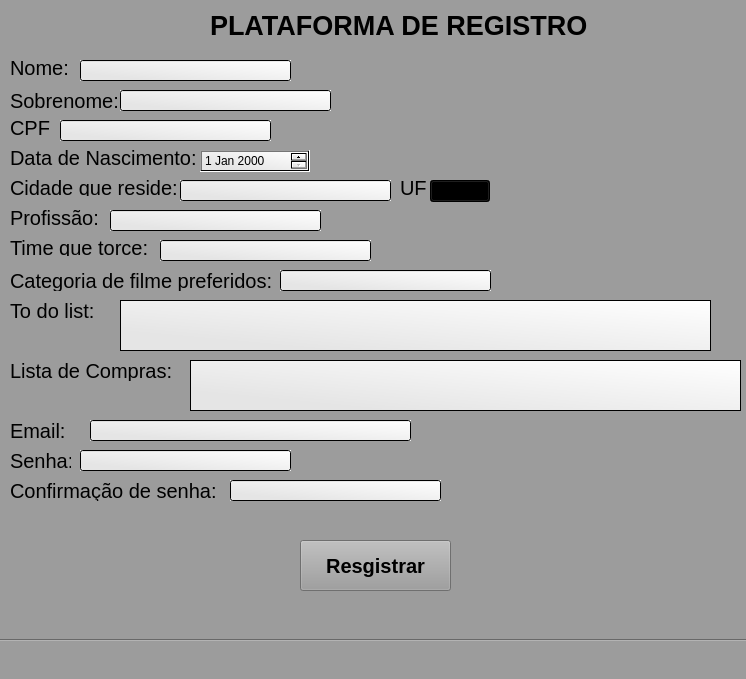
<?xml version="1.0" encoding="UTF-8"?>
<ui version="4.0">
 <class>MainWindow</class>
 <widget class="QMainWindow" name="MainWindow">
  <property name="geometry">
   <rect>
    <x>0</x>
    <y>0</y>
    <width>746</width>
    <height>679</height>
   </rect>
  </property>
  <property name="font">
   <font>
    <weight>75</weight>
    <bold>true</bold>
   </font>
  </property>
  <property name="windowTitle">
   <string>MainWindow</string>
  </property>
  <property name="styleSheet">
   <string notr="true">background-color: rgb(156, 156, 156);</string>
  </property>
  <property name="documentMode">
   <bool>false</bool>
  </property>
  <widget class="QWidget" name="centralwidget">
   <widget class="QLabel" name="label">
    <property name="geometry">
     <rect>
      <x>210</x>
      <y>0</y>
      <width>381</width>
      <height>51</height>
     </rect>
    </property>
    <property name="font">
     <font>
      <pointsize>20</pointsize>
      <weight>75</weight>
      <bold>true</bold>
     </font>
    </property>
    <property name="text">
     <string>PLATAFORMA DE REGISTRO</string>
    </property>
   </widget>
   <widget class="QLabel" name="label_2">
    <property name="geometry">
     <rect>
      <x>10</x>
      <y>60</y>
      <width>61</width>
      <height>16</height>
     </rect>
    </property>
    <property name="font">
     <font>
      <pointsize>15</pointsize>
     </font>
    </property>
    <property name="text">
     <string>Nome:</string>
    </property>
   </widget>
   <widget class="QLabel" name="label_4">
    <property name="geometry">
     <rect>
      <x>10</x>
      <y>120</y>
      <width>41</width>
      <height>16</height>
     </rect>
    </property>
    <property name="font">
     <font>
      <pointsize>15</pointsize>
     </font>
    </property>
    <property name="text">
     <string>CPF:</string>
    </property>
   </widget>
   <widget class="QLabel" name="label_5">
    <property name="geometry">
     <rect>
      <x>10</x>
      <y>150</y>
      <width>191</width>
      <height>16</height>
     </rect>
    </property>
    <property name="font">
     <font>
      <pointsize>15</pointsize>
     </font>
    </property>
    <property name="text">
     <string>Data de Nascimento:</string>
    </property>
   </widget>
   <widget class="QLabel" name="label_6">
    <property name="geometry">
     <rect>
      <x>10</x>
      <y>180</y>
      <width>171</width>
      <height>16</height>
     </rect>
    </property>
    <property name="font">
     <font>
      <pointsize>15</pointsize>
     </font>
    </property>
    <property name="text">
     <string>Cidade que reside:</string>
    </property>
   </widget>
   <widget class="QLabel" name="label_7">
    <property name="geometry">
     <rect>
      <x>10</x>
      <y>210</y>
      <width>101</width>
      <height>16</height>
     </rect>
    </property>
    <property name="font">
     <font>
      <pointsize>15</pointsize>
     </font>
    </property>
    <property name="text">
     <string>Profissão:</string>
    </property>
   </widget>
   <widget class="QLabel" name="label_8">
    <property name="geometry">
     <rect>
      <x>10</x>
      <y>240</y>
      <width>141</width>
      <height>16</height>
     </rect>
    </property>
    <property name="font">
     <font>
      <pointsize>15</pointsize>
     </font>
    </property>
    <property name="text">
     <string>Time que torce:</string>
    </property>
   </widget>
   <widget class="QLabel" name="label_9">
    <property name="geometry">
     <rect>
      <x>10</x>
      <y>270</y>
      <width>271</width>
      <height>21</height>
     </rect>
    </property>
    <property name="font">
     <font>
      <pointsize>15</pointsize>
     </font>
    </property>
    <property name="text">
     <string>Categoria de filme preferidos:</string>
    </property>
   </widget>
   <widget class="QLabel" name="label_10">
    <property name="geometry">
     <rect>
      <x>10</x>
      <y>300</y>
      <width>101</width>
      <height>21</height>
     </rect>
    </property>
    <property name="font">
     <font>
      <pointsize>15</pointsize>
     </font>
    </property>
    <property name="text">
     <string>To do list:</string>
    </property>
   </widget>
   <widget class="QLabel" name="label_12">
    <property name="geometry">
     <rect>
      <x>10</x>
      <y>420</y>
      <width>71</width>
      <height>21</height>
     </rect>
    </property>
    <property name="font">
     <font>
      <pointsize>15</pointsize>
     </font>
    </property>
    <property name="text">
     <string>Email:</string>
    </property>
   </widget>
   <widget class="QLabel" name="label_13">
    <property name="geometry">
     <rect>
      <x>10</x>
      <y>450</y>
      <width>61</width>
      <height>21</height>
     </rect>
    </property>
    <property name="font">
     <font>
      <pointsize>15</pointsize>
     </font>
    </property>
    <property name="text">
     <string>Senha:</string>
    </property>
   </widget>
   <widget class="QLabel" name="label_14">
    <property name="geometry">
     <rect>
      <x>10</x>
      <y>480</y>
      <width>211</width>
      <height>21</height>
     </rect>
    </property>
    <property name="font">
     <font>
      <pointsize>15</pointsize>
     </font>
    </property>
    <property name="text">
     <string>Confirmação de senha:</string>
    </property>
   </widget>
   <widget class="QLabel" name="label_15">
    <property name="geometry">
     <rect>
      <x>10</x>
      <y>90</y>
      <width>111</width>
      <height>21</height>
     </rect>
    </property>
    <property name="font">
     <font>
      <pointsize>15</pointsize>
     </font>
    </property>
    <property name="text">
     <string>Sobrenome:</string>
    </property>
   </widget>
   <widget class="QLabel" name="label_16">
    <property name="geometry">
     <rect>
      <x>10</x>
      <y>360</y>
      <width>181</width>
      <height>21</height>
     </rect>
    </property>
    <property name="font">
     <font>
      <pointsize>15</pointsize>
     </font>
    </property>
    <property name="text">
     <string>Lista de Compras:</string>
    </property>
   </widget>
   <widget class="QLineEdit" name="lineEdit">
    <property name="geometry">
     <rect>
      <x>80</x>
      <y>60</y>
      <width>211</width>
      <height>21</height>
     </rect>
    </property>
    <property name="styleSheet">
     <string notr="true">border-color: rgb(0, 0, 0);
background-color: qlineargradient(spread:pad, x1:0.165227, y1:0.79, x2:1, y2:0, stop:0 rgba(229, 229, 229, 255), stop:1 rgba(255, 255, 255, 255));</string>
    </property>
   </widget>
   <widget class="QLineEdit" name="lineEdit_2">
    <property name="geometry">
     <rect>
      <x>120</x>
      <y>90</y>
      <width>211</width>
      <height>21</height>
     </rect>
    </property>
    <property name="styleSheet">
     <string notr="true">border-color: rgb(0, 0, 0);
background-color: qlineargradient(spread:pad, x1:0.165227, y1:0.79, x2:1, y2:0, stop:0 rgba(229, 229, 229, 255), stop:1 rgba(255, 255, 255, 255));</string>
    </property>
   </widget>
   <widget class="QLineEdit" name="lineEdit_3">
    <property name="geometry">
     <rect>
      <x>60</x>
      <y>120</y>
      <width>211</width>
      <height>21</height>
     </rect>
    </property>
    <property name="styleSheet">
     <string notr="true">border-color: rgb(0, 0, 0);
background-color: qlineargradient(spread:pad, x1:0.165227, y1:0.79, x2:1, y2:0, stop:0 rgba(229, 229, 229, 255), stop:1 rgba(255, 255, 255, 255));</string>
    </property>
   </widget>
   <widget class="QDateEdit" name="dateEdit">
    <property name="geometry">
     <rect>
      <x>200</x>
      <y>150</y>
      <width>110</width>
      <height>22</height>
     </rect>
    </property>
    <property name="styleSheet">
     <string notr="true">
background-color: qlineargradient(spread:pad, x1:0.165227, y1:0.79, x2:1, y2:0, stop:0 rgba(229, 229, 229, 255), stop:1 rgba(255, 255, 255, 255));</string>
    </property>
   </widget>
   <widget class="QLineEdit" name="lineEdit_4">
    <property name="geometry">
     <rect>
      <x>180</x>
      <y>180</y>
      <width>211</width>
      <height>21</height>
     </rect>
    </property>
    <property name="styleSheet">
     <string notr="true">border-color: rgb(0, 0, 0);
background-color: qlineargradient(spread:pad, x1:0.165227, y1:0.79, x2:1, y2:0, stop:0 rgba(229, 229, 229, 255), stop:1 rgba(255, 255, 255, 255));</string>
    </property>
   </widget>
   <widget class="QLineEdit" name="lineEdit_5">
    <property name="geometry">
     <rect>
      <x>110</x>
      <y>210</y>
      <width>211</width>
      <height>21</height>
     </rect>
    </property>
    <property name="styleSheet">
     <string notr="true">border-color: rgb(0, 0, 0);
background-color: qlineargradient(spread:pad, x1:0.165227, y1:0.79, x2:1, y2:0, stop:0 rgba(229, 229, 229, 255), stop:1 rgba(255, 255, 255, 255));</string>
    </property>
   </widget>
   <widget class="QLineEdit" name="lineEdit_6">
    <property name="geometry">
     <rect>
      <x>160</x>
      <y>240</y>
      <width>211</width>
      <height>21</height>
     </rect>
    </property>
    <property name="styleSheet">
     <string notr="true">border-color: rgb(0, 0, 0);
background-color: qlineargradient(spread:pad, x1:0.165227, y1:0.79, x2:1, y2:0, stop:0 rgba(229, 229, 229, 255), stop:1 rgba(255, 255, 255, 255));
</string>
    </property>
   </widget>
   <widget class="QLineEdit" name="lineEdit_7">
    <property name="geometry">
     <rect>
      <x>280</x>
      <y>270</y>
      <width>211</width>
      <height>21</height>
     </rect>
    </property>
    <property name="styleSheet">
     <string notr="true">border-color: rgb(0, 0, 0);
background-color: qlineargradient(spread:pad, x1:0.165227, y1:0.79, x2:1, y2:0, stop:0 rgba(229, 229, 229, 255), stop:1 rgba(255, 255, 255, 255));</string>
    </property>
   </widget>
   <widget class="QTextEdit" name="textEdit">
    <property name="geometry">
     <rect>
      <x>120</x>
      <y>300</y>
      <width>591</width>
      <height>51</height>
     </rect>
    </property>
    <property name="styleSheet">
     <string notr="true">background-color: rgb(255, 255, 255);
background-color: qlineargradient(spread:pad, x1:0.165227, y1:0.79, x2:1, y2:0, stop:0 rgba(229, 229, 229, 255), stop:1 rgba(255, 255, 255, 255));</string>
    </property>
   </widget>
   <widget class="QTextEdit" name="textEdit_2">
    <property name="geometry">
     <rect>
      <x>190</x>
      <y>360</y>
      <width>551</width>
      <height>51</height>
     </rect>
    </property>
    <property name="styleSheet">
     <string notr="true">background-color: rgb(255, 255, 255);
background-color: qlineargradient(spread:pad, x1:0.165227, y1:0.79, x2:1, y2:0, stop:0 rgba(229, 229, 229, 255), stop:1 rgba(255, 255, 255, 255));</string>
    </property>
   </widget>
   <widget class="QLineEdit" name="lineEdit_8">
    <property name="geometry">
     <rect>
      <x>90</x>
      <y>420</y>
      <width>321</width>
      <height>21</height>
     </rect>
    </property>
    <property name="styleSheet">
     <string notr="true">border-color: rgb(0, 0, 0);
background-color: qlineargradient(spread:pad, x1:0.165227, y1:0.79, x2:1, y2:0, stop:0 rgba(229, 229, 229, 255), stop:1 rgba(255, 255, 255, 255));</string>
    </property>
   </widget>
   <widget class="QLineEdit" name="lineEdit_9">
    <property name="geometry">
     <rect>
      <x>80</x>
      <y>450</y>
      <width>211</width>
      <height>21</height>
     </rect>
    </property>
    <property name="styleSheet">
     <string notr="true">border-color: rgb(0, 0, 0);
background-color: qlineargradient(spread:pad, x1:0.165227, y1:0.79, x2:1, y2:0, stop:0 rgba(229, 229, 229, 255), stop:1 rgba(255, 255, 255, 255));</string>
    </property>
   </widget>
   <widget class="QLineEdit" name="lineEdit_10">
    <property name="geometry">
     <rect>
      <x>230</x>
      <y>480</y>
      <width>211</width>
      <height>21</height>
     </rect>
    </property>
    <property name="styleSheet">
     <string notr="true">border-color: rgb(0, 0, 0);
background-color: qlineargradient(spread:pad, x1:0.165227, y1:0.79, x2:1, y2:0, stop:0 rgba(229, 229, 229, 255), stop:1 rgba(255, 255, 255, 255));</string>
    </property>
   </widget>
   <widget class="Line" name="line">
    <property name="geometry">
     <rect>
      <x>-40</x>
      <y>630</y>
      <width>831</width>
      <height>20</height>
     </rect>
    </property>
    <property name="orientation">
     <enum>Qt::Horizontal</enum>
    </property>
   </widget>
   <widget class="QPushButton" name="pushButton">
    <property name="geometry">
     <rect>
      <x>300</x>
      <y>540</y>
      <width>151</width>
      <height>51</height>
     </rect>
    </property>
    <property name="font">
     <font>
      <pointsize>15</pointsize>
      <weight>75</weight>
      <bold>true</bold>
     </font>
    </property>
    <property name="text">
     <string>Resgistrar</string>
    </property>
   </widget>
   <widget class="QLabel" name="label_11">
    <property name="geometry">
     <rect>
      <x>400</x>
      <y>180</y>
      <width>31</width>
      <height>16</height>
     </rect>
    </property>
    <property name="font">
     <font>
      <pointsize>15</pointsize>
     </font>
    </property>
    <property name="text">
     <string>UF</string>
    </property>
   </widget>
   <widget class="QComboBox" name="comboBox">
    <property name="geometry">
     <rect>
      <x>430</x>
      <y>180</y>
      <width>60</width>
      <height>22</height>
     </rect>
    </property>
    <property name="styleSheet">
     <string notr="true">background-color: qlineargradient(spread:pad, x1:0.165227, y1:0.79, x2:1, y2:0, stop:0 rgba(229, 229, 229, 255), stop:1 rgba(255, 255, 255, 255));</string>
    </property>
    <item>
     <property name="text">
      <string>AC</string>
     </property>
    </item>
    <item>
     <property name="text">
      <string>AL</string>
     </property>
    </item>
    <item>
     <property name="text">
      <string>AP</string>
     </property>
    </item>
    <item>
     <property name="text">
      <string>AM</string>
     </property>
    </item>
    <item>
     <property name="text">
      <string>BA</string>
     </property>
    </item>
    <item>
     <property name="text">
      <string>CE</string>
     </property>
    </item>
    <item>
     <property name="text">
      <string>DF</string>
     </property>
    </item>
    <item>
     <property name="text">
      <string>ES</string>
     </property>
    </item>
    <item>
     <property name="text">
      <string>GO</string>
     </property>
    </item>
    <item>
     <property name="text">
      <string>MA</string>
     </property>
    </item>
    <item>
     <property name="text">
      <string>MT</string>
     </property>
    </item>
    <item>
     <property name="text">
      <string>MS</string>
     </property>
    </item>
    <item>
     <property name="text">
      <string>MG</string>
     </property>
    </item>
    <item>
     <property name="text">
      <string>PA</string>
     </property>
    </item>
    <item>
     <property name="text">
      <string>PB</string>
     </property>
    </item>
    <item>
     <property name="text">
      <string>PE</string>
     </property>
    </item>
    <item>
     <property name="text">
      <string>PI</string>
     </property>
    </item>
    <item>
     <property name="text">
      <string>PR</string>
     </property>
    </item>
    <item>
     <property name="text">
      <string>RJ</string>
     </property>
    </item>
    <item>
     <property name="text">
      <string>RN</string>
     </property>
    </item>
    <item>
     <property name="text">
      <string>RS</string>
     </property>
    </item>
    <item>
     <property name="text">
      <string>RS</string>
     </property>
    </item>
    <item>
     <property name="text">
      <string>RO</string>
     </property>
    </item>
    <item>
     <property name="text">
      <string>RR</string>
     </property>
    </item>
    <item>
     <property name="text">
      <string>SC</string>
     </property>
    </item>
    <item>
     <property name="text">
      <string>SP</string>
     </property>
    </item>
    <item>
     <property name="text">
      <string>SE</string>
     </property>
    </item>
    <item>
     <property name="text">
      <string>TO</string>
     </property>
    </item>
   </widget>
   <widget class="QLabel" name="label_3">
    <property name="geometry">
     <rect>
      <x>300</x>
      <y>60</y>
      <width>281</width>
      <height>21</height>
     </rect>
    </property>
    <property name="styleSheet">
     <string notr="true">color: rgb(255, 0, 0);</string>
    </property>
    <property name="text">
     <string/>
    </property>
   </widget>
   <widget class="QLabel" name="label_17">
    <property name="geometry">
     <rect>
      <x>340</x>
      <y>90</y>
      <width>281</width>
      <height>21</height>
     </rect>
    </property>
    <property name="styleSheet">
     <string notr="true">color: rgb(255, 0, 0);</string>
    </property>
    <property name="text">
     <string/>
    </property>
   </widget>
   <widget class="QLabel" name="label_18">
    <property name="geometry">
     <rect>
      <x>280</x>
      <y>120</y>
      <width>281</width>
      <height>21</height>
     </rect>
    </property>
    <property name="styleSheet">
     <string notr="true">color: rgb(255, 0, 0);</string>
    </property>
    <property name="text">
     <string/>
    </property>
   </widget>
   <widget class="QLabel" name="label_19">
    <property name="geometry">
     <rect>
      <x>320</x>
      <y>150</y>
      <width>281</width>
      <height>21</height>
     </rect>
    </property>
    <property name="styleSheet">
     <string notr="true">color: rgb(255, 0, 0);</string>
    </property>
    <property name="text">
     <string/>
    </property>
   </widget>
   <widget class="QLabel" name="label_20">
    <property name="geometry">
     <rect>
      <x>500</x>
      <y>180</y>
      <width>151</width>
      <height>21</height>
     </rect>
    </property>
    <property name="styleSheet">
     <string notr="true">color: rgb(255, 0, 0);</string>
    </property>
    <property name="text">
     <string/>
    </property>
   </widget>
   <widget class="QLabel" name="label_21">
    <property name="geometry">
     <rect>
      <x>330</x>
      <y>210</y>
      <width>281</width>
      <height>21</height>
     </rect>
    </property>
    <property name="styleSheet">
     <string notr="true">color: rgb(255, 0, 0);</string>
    </property>
    <property name="text">
     <string/>
    </property>
   </widget>
   <widget class="QLabel" name="label_22">
    <property name="geometry">
     <rect>
      <x>380</x>
      <y>240</y>
      <width>281</width>
      <height>21</height>
     </rect>
    </property>
    <property name="styleSheet">
     <string notr="true">color: rgb(255, 0, 0);</string>
    </property>
    <property name="text">
     <string/>
    </property>
   </widget>
   <widget class="QLabel" name="label_23">
    <property name="geometry">
     <rect>
      <x>500</x>
      <y>270</y>
      <width>141</width>
      <height>21</height>
     </rect>
    </property>
    <property name="styleSheet">
     <string notr="true">color: rgb(255, 0, 0);</string>
    </property>
    <property name="text">
     <string/>
    </property>
   </widget>
   <widget class="QLabel" name="label_24">
    <property name="geometry">
     <rect>
      <x>420</x>
      <y>420</y>
      <width>281</width>
      <height>21</height>
     </rect>
    </property>
    <property name="styleSheet">
     <string notr="true">color: rgb(255, 0, 0);</string>
    </property>
    <property name="text">
     <string/>
    </property>
   </widget>
   <widget class="QLabel" name="label_25">
    <property name="geometry">
     <rect>
      <x>300</x>
      <y>450</y>
      <width>281</width>
      <height>21</height>
     </rect>
    </property>
    <property name="styleSheet">
     <string notr="true">color: rgb(255, 0, 0);</string>
    </property>
    <property name="text">
     <string/>
    </property>
   </widget>
   <widget class="QLabel" name="label_26">
    <property name="geometry">
     <rect>
      <x>450</x>
      <y>480</y>
      <width>281</width>
      <height>21</height>
     </rect>
    </property>
    <property name="styleSheet">
     <string notr="true">color: rgb(255, 0, 0);</string>
    </property>
    <property name="text">
     <string/>
    </property>
   </widget>
   <zorder>label</zorder>
   <zorder>label_4</zorder>
   <zorder>label_5</zorder>
   <zorder>label_6</zorder>
   <zorder>label_7</zorder>
   <zorder>label_8</zorder>
   <zorder>label_9</zorder>
   <zorder>label_10</zorder>
   <zorder>label_12</zorder>
   <zorder>label_13</zorder>
   <zorder>label_14</zorder>
   <zorder>label_2</zorder>
   <zorder>label_15</zorder>
   <zorder>label_16</zorder>
   <zorder>lineEdit</zorder>
   <zorder>lineEdit_2</zorder>
   <zorder>lineEdit_3</zorder>
   <zorder>dateEdit</zorder>
   <zorder>lineEdit_4</zorder>
   <zorder>lineEdit_5</zorder>
   <zorder>lineEdit_6</zorder>
   <zorder>lineEdit_7</zorder>
   <zorder>textEdit</zorder>
   <zorder>textEdit_2</zorder>
   <zorder>lineEdit_8</zorder>
   <zorder>lineEdit_9</zorder>
   <zorder>lineEdit_10</zorder>
   <zorder>line</zorder>
   <zorder>pushButton</zorder>
   <zorder>label_11</zorder>
   <zorder>comboBox</zorder>
   <zorder>label_3</zorder>
   <zorder>label_17</zorder>
   <zorder>label_18</zorder>
   <zorder>label_19</zorder>
   <zorder>label_20</zorder>
   <zorder>label_21</zorder>
   <zorder>label_22</zorder>
   <zorder>label_23</zorder>
   <zorder>label_24</zorder>
   <zorder>label_25</zorder>
   <zorder>label_26</zorder>
  </widget>
  <widget class="QMenuBar" name="menubar">
   <property name="geometry">
    <rect>
     <x>0</x>
     <y>0</y>
     <width>746</width>
     <height>22</height>
    </rect>
   </property>
  </widget>
  <widget class="QStatusBar" name="statusbar"/>
 </widget>
 <resources/>
 <connections/>
</ui>
